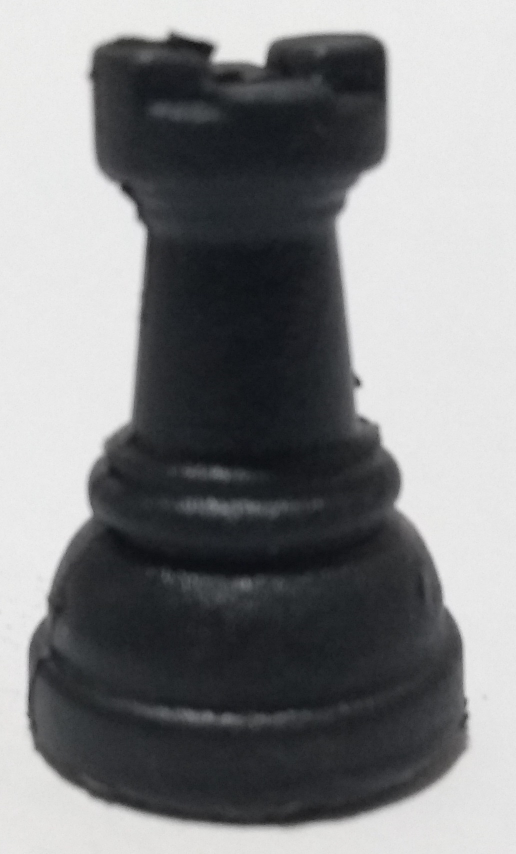
#> input picture images/torre/torre-2.jpg, 1032 x 1708 px (shown at 1/2 size)
$ python objetos_2_amostra_e_treino_unica.py
#> lines starting #> are read from the running program, lines starting #| are printed output that depends on the picture

# ETAPA 2 - Treino de imagem unica
# http://www.instructables.com/id/Haar-Cascade-Python-OpenCV-Treinando-E-Detectando-/
# http://note.sonots.com/SciSoftware/haartraining.html

# Coloque as imagens na pasta dataset/fotos e execute esse script!
# Apos executar esse programa execute o run.bat!
import cv2
import os

# a pasta 'temp' é um local temporária que será usado para o aprendizado de objetos
os.environ["PATH"] += ";C:\\CreatorsBrazil\\IAtest\\utils"
tempPath = 'temp'

# Diretório de trabalho das amostras positivas em preto e branco
positivaPath = tempPath + '/positiva'
if not os.path.exists(positivaPath):
    os.makedirs(positivaPath)
else:
    # apaga tudo
    for positiva in os.listdir(positivaPath):
        os.remove(positivaPath + '/' + positiva)


# Diretório de trabalho das amostras: adiciona a informação nas negativas
infoPath = tempPath + '/info'
if not os.path.exists(infoPath):
    os.makedirs(infoPath)
else:
  # apaga tudo sempre ao iniciar um novo tratamento de arquivo
    for info in os.listdir(infoPath):
        os.remove(infoPath + '/' + info)


# Diretório para os vetores (conhecimento inicial)
vecPath = tempPath + '/vec'
if not os.path.exists(vecPath):
    os.makedirs(vecPath)
else:
    # apaga tudo
    for vec in os.listdir(vecPath):
        os.remove(vecPath + '/' + vec)


# Diretório para o treinameto
dataPath = tempPath + '/data'
if not os.path.exists(dataPath):
    os.makedirs(dataPath)
else:
    # apaga tudo
    for data in os.listdir(dataPath):
        os.remove(dataPath + '/' + data)


# origem do conhecimento (sempre imagens com fundo branco absoluto 255)
numero_imagem = 0
amostraSize = (20, 30)
positivaMaxSize = max(amostraSize) * 5

# gera as imagens em cinza redimencionando de acordo com a necessidade no tamanho especificado
imageName = 'images/torre/torre-2.jpg'

img = cv2.imread(imageName, cv2.IMREAD_GRAYSCALE)
#> img: shape (1708, 1032); min 12, max 243, mean 130.6

height, width = img.shape
#> height = 1708; width = 1032
if height > width and height > positivaMaxSize:
    h = positivaMaxSize
    w = int(h * width / height)
#> w = 90
elif width > positivaMaxSize:
    w = positivaMaxSize
    h = int(w * height / width)
else:
    w = width
    h = height

if w != width or h != height:
    print(imageName + ' (' + str(height) + 'x' +
          str(width) + ' => ' + str(w) + 'x' + str(h) + ')\n')
#| images/torre/torre-2.jpg (1708x1032 => 90x150)
    img = cv2.resize(img, (w, h))
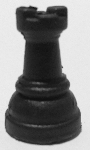
#> img: shape (150, 90); min 16, max 240, mean 130.5

arquivo = positivaPath + '/1.png'
cv2.imwrite(arquivo, img)

print('Criando amostras...\n')
cmd = ('opencv_createsamples -img ' + arquivo +
       ' -bg bg.txt ' +
       ' -info ' + infoPath + '/info.lst ' +
       ' -bgcolor 255 -bgthresh 127 -pngoutput info ' +
       ' -maxxangle 0.3 -maxyangle 0.3 -maxzangle 0.3 -num 2000\n')
print(cmd)
os.system(cmd)

print('Criando vetores...\n')
cmd = ('opencv_createsamples -info ' + infoPath + '/info.lst' +
       ' -num 2000 -w ' + str(amostraSize[0]) + ' -h ' + str(amostraSize[1]) +
       ' -vec ' + vecPath + '/positives1.vec\n')
print(cmd)
os.system(cmd)

print('Treinando... isso ira demorar! va tomar um cafe ou varios...\n')
cmd = ('opencv_traincascade -data '+dataPath +
       ' -vec '+vecPath+'/positives1.vec' +
       ' -bg bg.txt -numPos 1000 -numNeg 1000 -numStages 3 ' +
       ' -stageType BOOST -featureType HAAR' +  # ADABOOST / LBP
       ' -numThreads 8 -precalcValBufSize 2048 -precalcIdxBufSize 2048' +
       ' -w ' + str(amostraSize[0])+' -h ' + str(amostraSize[1]) + '\n')

print(cmd)
os.system(cmd)

print("FIM!")
